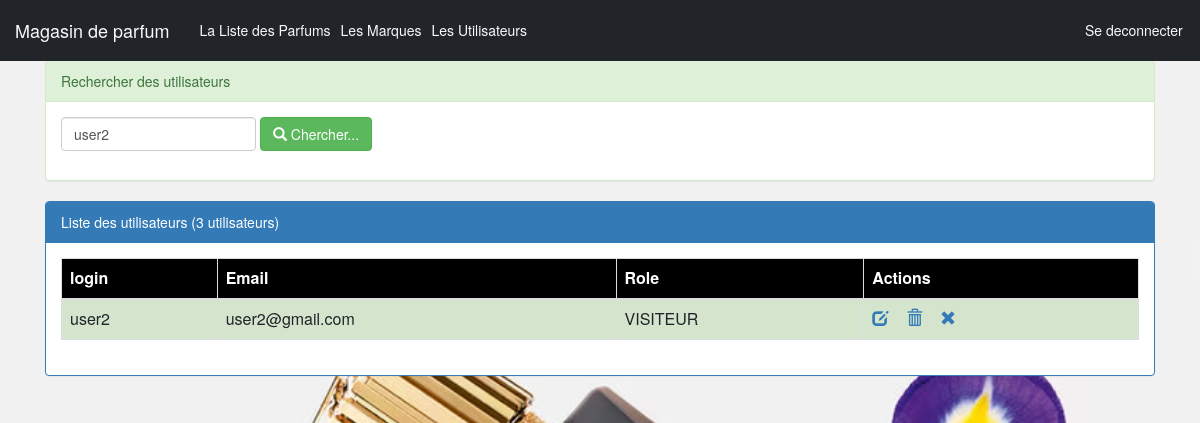
The app's page /pages/utilisateurs.php?login=user2 (signed in) with its own data.
### tables this page shows
create table utilisateur(
    iduser int(4) auto_increment primary key,
    login varchar(50),
    email varchar(255),
    role varchar(50),    
    etat int(1),         
    pwd varchar(255)
);

### pages/utilisateurs.php (the view, shortened to what this page needs)
<?php
    require_once("connexiondb.php");
    $login=isset($_GET['login'])?$_GET['login']:"";
    $requeteUser="select * from utilisateur where login like '%$login%'";
    $requeteCount="select count(*) countUser from utilisateur";
    $resultatUser=$pdo->query($requeteUser);
    $resultatCount=$pdo->query($requeteCount);
    $tabCount=$resultatCount->fetch();
    $nbrUser=$tabCount['countUser'];
?>
<HTML>
    <head>
        <link rel="stylesheet" type="text/css" href="../css/bootstrap.min.css">
        <link rel="stylesheet" type="text/css" href="../css/monstyle.css">
        <link rel="stylesheet" href="https://maxcdn.bootstrapcdn.com/bootstrap/3.4.1/css/bootstrap.min.css">
    </head>
    <body>
        <?php include("menu.php"); ?>
        <div class="container">
            <div class="panel panel-success margetop">
				<div class="panel-heading">Rechercher des utilisateurs</div>
				<div class="panel-body">
					<form method="get" action="utilisateurs.php" class="form-inline">
						<div class="form-group">
                            <input type="text" name="login"
                                   placeholder="Login"
                                   class="form-control"
                                   value="<?php echo $login ?>"/>
                        </div>
				        <button type="submit" class="btn btn-success">
                            <span class="glyphicon glyphicon-search"></span>
                            Chercher...
                        </button>
					</form>
				</div>
			</div>
            <div class="panel panel-primary">
                <div class="panel-heading">Liste des utilisateurs (<?php echo $nbrUser ?> utilisateurs)</div>
                <div class="panel-body">
                    <table class="table table-striped table-bordered">
                        <thead>
                            <tr>
                                <th>login</th> <th>Email</th> <th>Role</th> <th>Actions</th>
                            </tr>
                        </thead>
                        <tbody>
                            <?php while($user=$resultatUser->fetch()){ ?>
                                <tr class="<?php echo $user['etat']==1?'success':'danger'?>">
                                    <td><?php echo $user['login'] ?> </td>
                                    <td><?php echo $user['email'] ?> </td>
                                    <td><?php echo $user['role'] ?> </td>
                                   <td>
                                        <a href="editerUtilisateur.php?idUser=<?php echo $user['iduser'] ?>">
                                            <span class="glyphicon glyphicon-edit"></span>
                                        </a>
                                        <a onclick="return confirm('Etes vous sur de vouloir supprimer cet utilisateur')"
                                            href="supprimerUtilisateur.php?idUser=<?php echo $user['iduser'] ?>">
                                                <span class="glyphicon glyphicon-trash"></span>
                                        </a>
                <a href="activerUtilisateur.php?idUser=<?php echo $user['iduser'] ?>&etat=<?php echo $user['etat']  ?>">
                                                <?php
                                                    if($user['etat']==1)
                                                        echo '<span class="glyphicon glyphicon-remove"></span>';
                                                    else
                                                        echo '<span class="glyphicon glyphicon-ok"></span>';
                                                ?>
                                            </a>
                                        </td>
                                </tr>
                             <?php } ?>
                        </tbody>
                    </table>
                </div>
            </div>
        </div>
    </body>
</HTML>

### css/monstyle.css (style rules this page uses)
.margetop { margin-top: 60px; }

### pages/utilisateurs.php (style rules this page uses)
body { background-image: url('../images/pic2.avif'); background-size: cover; background-position: center; }
table thead { background-color: #000; color: #fff; }

### records on screen
utilisateur: login "user2", email "user2@gmail.com", role "VISITEUR", etat 1 (drawn)

### other values on screen
$nbrUser "3"
